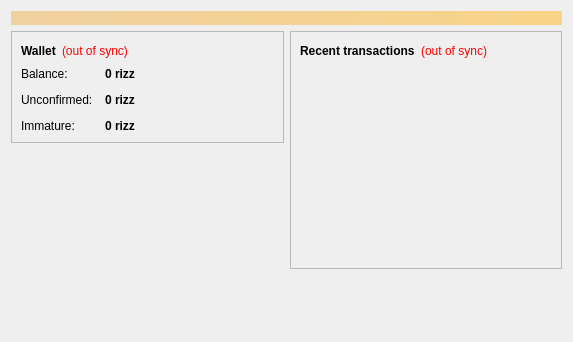
<?xml version="1.0" encoding="UTF-8"?>
<ui version="4.0">
 <class>OverviewPage</class>
 <widget class="QWidget" name="OverviewPage">
  <property name="geometry">
   <rect>
    <x>0</x>
    <y>0</y>
    <width>573</width>
    <height>342</height>
   </rect>
  </property>
  <property name="windowTitle">
   <string>Form</string>
  </property>
  <layout class="QVBoxLayout" name="topLayout">
   <item>
    <widget class="QLabel" name="labelAlerts">
     <property name="visible">
      <bool>false</bool>
     </property>
     <property name="styleSheet">
      <string notr="true">background-color: qlineargradient(x1: 0, y1: 0, x2: 1, y2: 0, stop:0 #F0D0A0, stop:1 #F8D488); color:#000000;</string>
     </property>
     <property name="wordWrap">
      <bool>true</bool>
     </property>
     <property name="margin">
      <number>3</number>
     </property>
    </widget>
   </item>
   <item>
    <layout class="QHBoxLayout" name="horizontalLayout" stretch="1,1">
     <item>
      <layout class="QVBoxLayout" name="verticalLayout_2">
       <item>
        <widget class="QFrame" name="frame">
         <property name="frameShape">
          <enum>QFrame::StyledPanel</enum>
         </property>
         <property name="frameShadow">
          <enum>QFrame::Raised</enum>
         </property>
         <layout class="QVBoxLayout" name="verticalLayout_4">
          <item>
           <layout class="QHBoxLayout" name="horizontalLayout_4">
            <item>
             <widget class="QLabel" name="label_5">
              <property name="font">
               <font>
                <weight>75</weight>
                <bold>true</bold>
               </font>
              </property>
              <property name="text">
               <string>Wallet</string>
              </property>
             </widget>
            </item>
            <item>
             <widget class="QLabel" name="labelWalletStatus">
              <property name="toolTip">
               <string>The displayed information may be out of date. Your wallet automatically synchronizes with the Rizzcoin network after a connection is established, but this process has not completed yet.</string>
              </property>
              <property name="styleSheet">
               <string notr="true">QLabel { color: red; }</string>
              </property>
              <property name="text">
               <string notr="true">(out of sync)</string>
              </property>
              <property name="alignment">
               <set>Qt::AlignLeading|Qt::AlignLeft|Qt::AlignVCenter</set>
              </property>
             </widget>
            </item>
            <item>
             <spacer name="horizontalSpacer_2">
              <property name="orientation">
               <enum>Qt::Horizontal</enum>
              </property>
              <property name="sizeHint" stdset="0">
               <size>
                <width>40</width>
                <height>20</height>
               </size>
              </property>
             </spacer>
            </item>
           </layout>
          </item>
          <item>
           <layout class="QFormLayout" name="formLayout_2">
            <property name="fieldGrowthPolicy">
             <enum>QFormLayout::AllNonFixedFieldsGrow</enum>
            </property>
            <property name="horizontalSpacing">
             <number>12</number>
            </property>
            <property name="verticalSpacing">
             <number>12</number>
            </property>
            <item row="0" column="0">
             <widget class="QLabel" name="label">
              <property name="text">
               <string>Balance:</string>
              </property>
             </widget>
            </item>
            <item row="0" column="1">
             <widget class="QLabel" name="labelBalance">
              <property name="font">
               <font>
                <weight>75</weight>
                <bold>true</bold>
               </font>
              </property>
              <property name="cursor">
               <cursorShape>IBeamCursor</cursorShape>
              </property>
              <property name="toolTip">
               <string>Your current balance</string>
              </property>
              <property name="text">
               <string notr="true">0 rizz</string>
              </property>
              <property name="textInteractionFlags">
               <set>Qt::LinksAccessibleByMouse|Qt::TextSelectableByKeyboard|Qt::TextSelectableByMouse</set>
              </property>
             </widget>
            </item>
            <item row="1" column="0">
             <widget class="QLabel" name="label_3">
              <property name="text">
               <string>Unconfirmed:</string>
              </property>
             </widget>
            </item>
            <item row="1" column="1">
             <widget class="QLabel" name="labelUnconfirmed">
              <property name="font">
               <font>
                <weight>75</weight>
                <bold>true</bold>
               </font>
              </property>
              <property name="cursor">
               <cursorShape>IBeamCursor</cursorShape>
              </property>
              <property name="toolTip">
               <string>Total of transactions that have yet to be confirmed, and do not yet count toward the current balance</string>
              </property>
              <property name="text">
               <string notr="true">0 rizz</string>
              </property>
              <property name="textInteractionFlags">
               <set>Qt::LinksAccessibleByMouse|Qt::TextSelectableByKeyboard|Qt::TextSelectableByMouse</set>
              </property>
             </widget>
            </item>
            <item row="2" column="0">
             <widget class="QLabel" name="labelImmatureText">
              <property name="text">
               <string>Immature:</string>
              </property>
             </widget>
            </item>
            <item row="2" column="1">
             <widget class="QLabel" name="labelImmature">
              <property name="font">
               <font>
                <weight>75</weight>
                <bold>true</bold>
               </font>
              </property>
              <property name="toolTip">
               <string>Mined balance that has not yet matured</string>
              </property>
              <property name="text">
               <string notr="true">0 rizz</string>
              </property>
              <property name="textInteractionFlags">
               <set>Qt::LinksAccessibleByMouse|Qt::TextSelectableByKeyboard|Qt::TextSelectableByMouse</set>
              </property>
             </widget>
            </item>
           </layout>
          </item>
         </layout>
        </widget>
       </item>
       <item>
        <spacer name="verticalSpacer">
         <property name="orientation">
          <enum>Qt::Vertical</enum>
         </property>
         <property name="sizeHint" stdset="0">
          <size>
           <width>20</width>
           <height>40</height>
          </size>
         </property>
        </spacer>
       </item>
      </layout>
     </item>
     <item>
      <layout class="QVBoxLayout" name="verticalLayout_3">
       <item>
        <widget class="QFrame" name="frame_2">
         <property name="frameShape">
          <enum>QFrame::StyledPanel</enum>
         </property>
         <property name="frameShadow">
          <enum>QFrame::Raised</enum>
         </property>
         <layout class="QVBoxLayout" name="verticalLayout">
          <item>
           <layout class="QHBoxLayout" name="horizontalLayout_2">
            <item>
             <widget class="QLabel" name="label_4">
              <property name="text">
               <string>&lt;b&gt;Recent transactions&lt;/b&gt;</string>
              </property>
             </widget>
            </item>
            <item>
             <widget class="QLabel" name="labelTransactionsStatus">
              <property name="toolTip">
               <string>The displayed information may be out of date. Your wallet automatically synchronizes with the Rizzcoin network after a connection is established, but this process has not completed yet.</string>
              </property>
              <property name="styleSheet">
               <string notr="true">QLabel { color: red; }</string>
              </property>
              <property name="text">
               <string notr="true">(out of sync)</string>
              </property>
              <property name="alignment">
               <set>Qt::AlignRight|Qt::AlignTrailing|Qt::AlignVCenter</set>
              </property>
             </widget>
            </item>
            <item>
             <spacer name="horizontalSpacer">
              <property name="orientation">
               <enum>Qt::Horizontal</enum>
              </property>
              <property name="sizeHint" stdset="0">
               <size>
                <width>40</width>
                <height>20</height>
               </size>
              </property>
             </spacer>
            </item>
           </layout>
          </item>
          <item>
           <widget class="QListView" name="listTransactions">
            <property name="styleSheet">
             <string notr="true">QListView { background: transparent; }</string>
            </property>
            <property name="frameShape">
             <enum>QFrame::NoFrame</enum>
            </property>
            <property name="verticalScrollBarPolicy">
             <enum>Qt::ScrollBarAlwaysOff</enum>
            </property>
            <property name="horizontalScrollBarPolicy">
             <enum>Qt::ScrollBarAlwaysOff</enum>
            </property>
            <property name="selectionMode">
             <enum>QAbstractItemView::NoSelection</enum>
            </property>
           </widget>
          </item>
         </layout>
        </widget>
       </item>
       <item>
        <spacer name="verticalSpacer_2">
         <property name="orientation">
          <enum>Qt::Vertical</enum>
         </property>
         <property name="sizeHint" stdset="0">
          <size>
           <width>20</width>
           <height>40</height>
          </size>
         </property>
        </spacer>
       </item>
      </layout>
     </item>
    </layout>
   </item>
  </layout>
 </widget>
 <resources/>
 <connections/>
</ui>
